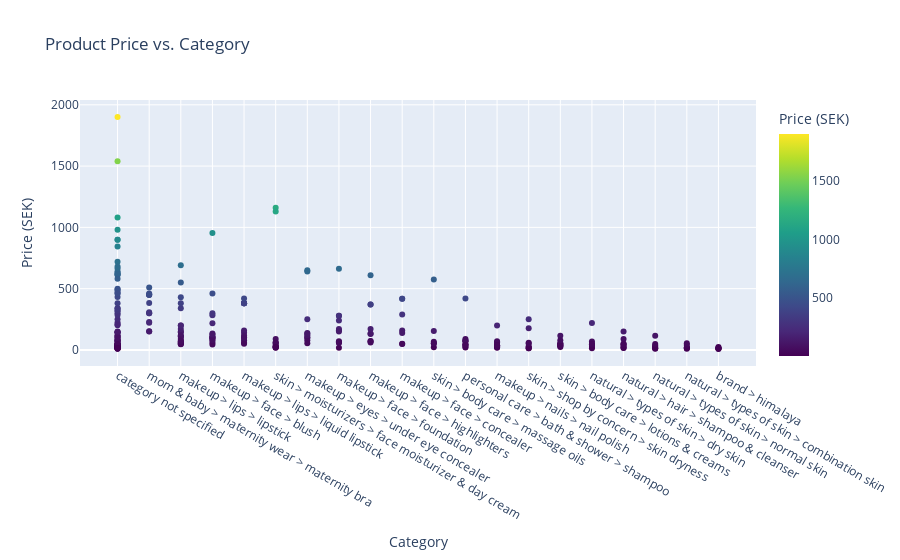

Source (notebook cell):
### Markdown cell above
<a id="4.5"></a>
## <b>4.5 <span style='color:#de9e46'> Visualizing Product Price vs. Category </span></b>

### Code cell
# Assuming you've filtered or aggregated the dataset for visual clarity
top_categories = metadata_original_df['Product Category'].value_counts().head(20).index

fig_price_vs_category = px.scatter(
    metadata_original_df[metadata_original_df['Product Category'].isin(top_categories)],
    x='Product Category',
    y='Product Price [SEK]',
    title='Product Price vs. Category',
    labels={'Product Price [SEK]': 'Price (SEK)', 'Product Category': 'Category'},
    color='Product Price [SEK]',
    color_continuous_scale='Viridis'
)

fig_price_vs_category.update_layout(xaxis={'categoryorder':'total descending'})
fig_price_vs_category.show()

### Figure 1 — Plotly figure (JSON) as saved in the notebook; plotly's stock layout.template omitted (floating-point values rounded to 4 significant figures; data arrays with more than 128 entries replaced by an {"elided": "..."} marker saying what was removed)
{"data": [{"hovertemplate": "Category=%{x}<br>Price (SEK)=%{marker.color}<extra></extra>", "legendgroup": "", "marker": {"color": {"elided": "266 float values"}, "coloraxis": "coloraxis", "symbol": "circle"}, "mode": "markers", "name": "", "orientation": "v", "showlegend": false, "type": "scatter", "x": {"elided": "266 str values"}, "xaxis": "x", "y": {"elided": "266 float values"}, "yaxis": "y"}], "layout": {"coloraxis": {"colorbar": {"title": {"text": "Price (SEK)"}}, "colorscale": [[0, "#440154"], [0.1111, "#482878"], [0.2222, "#3e4989"], [0.3333, "#31688e"], [0.4444, "#26828e"], [0.5556, "#1f9e89"], [0.6667, "#35b779"], [0.7778, "#6ece58"], [0.8889, "#b5de2b"], [1, "#fde725"]]}, "legend": {"tracegroupgap": 0}, "title": {"text": "Product Price vs. Category"}, "xaxis": {"anchor": "y", "categoryorder": "total descending", "domain": [0, 1], "title": {"text": "Category"}}, "yaxis": {"anchor": "x", "domain": [0, 1], "title": {"text": "Price (SEK)"}}}}
